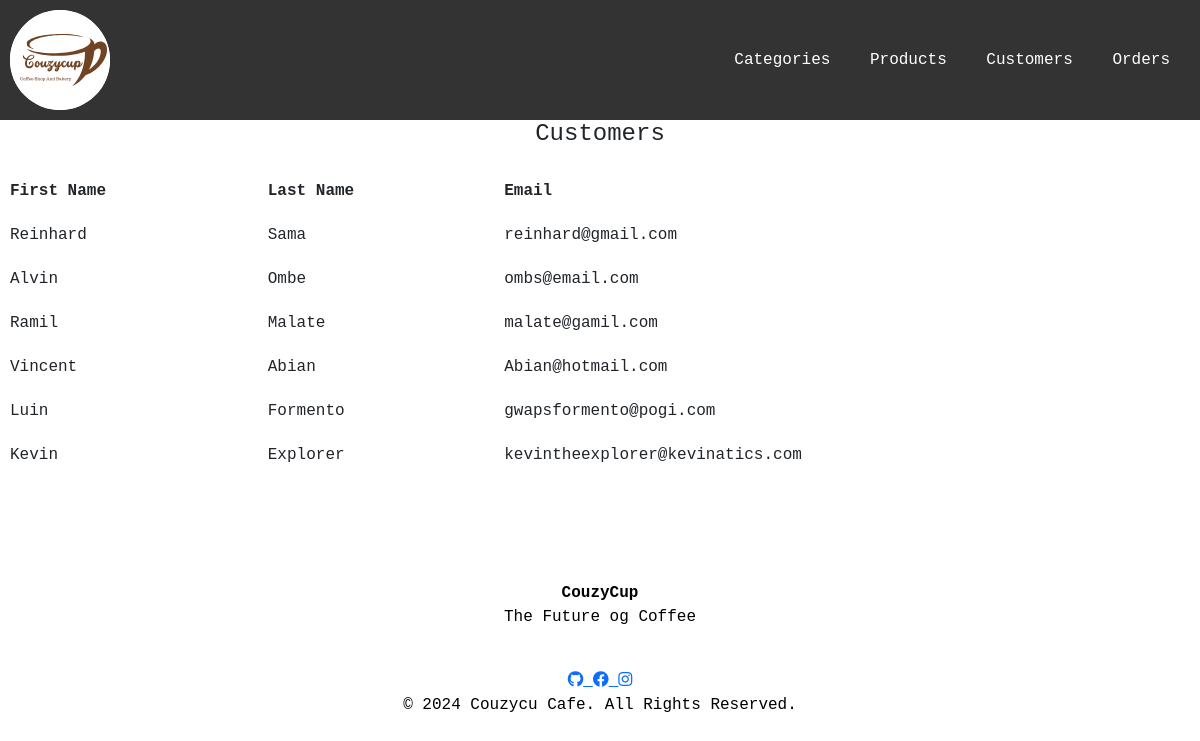
The app's page /customers/ with its own data.
### couzycup/models.py (models this page shows, shortened)
class BaseModel(models.Model):
    created_at = models.DateTimeField(auto_now_add=True)
    updated_at = models.DateTimeField(auto_now=True)
    class Meta:
        abstract = True

class Customer(BaseModel):
    first_name = models.CharField(max_length=255)
    last_name = models.CharField(max_length=255)
    email = models.EmailField()

### couzycup/views.py (the view)
# urls.py: path('customers/', CustomerListView.as_view(), name='customer-list'),
class CustomerListView(ListView):
    model = Customer
    template_name = 'customer_list.html'

### couzycup/templates/customer_list.html
{% extends 'base.html' %}
{% block content %}
  <h2 class="center">Customers</h2>
  <table class="customer-table">
    <thead>
      <tr>
        <th>First Name</th>
        <th>Last Name</th>
        <th>Email</th>
      </tr>
    </thead>
    <tbody>
      {% for customer in object_list %}
        <tr>
          <td>{{ customer.first_name }}</td>
          <td>{{ customer.last_name }}</td>
          <td>{{ customer.email }}</td>
        </tr>
      {% endfor %}
    </tbody>
  </table>
{% endblock %}

### couzycup/static/css/style.css (style rules this page uses)
* { margin: 0; padding: 0; box-sizing: border-box; }
body { background-image: url('../images/Background.svg'); background-size: cover; background-position: center; background-attachment: fixed; height: 100vh; margin: 0; padding: 0; font-family: 'Courier New', Courier, monospace; }
.customer-table { width: 100%; border-collapse: collapse; margin-top: 20px; }
.customer-table th, .customer-table td { padding: 10px; text-align: left; }
.center { text-align: center; font-size: 1.5em; }

### records on screen
Customer: first_name "Reinhard", last_name "Sama", email "reinhard@gmail.com"
Customer: first_name "Alvin", last_name "Ombe", email "ombs@email.com"
Customer: first_name "Ramil", last_name "Malate", email "malate@gamil.com"
Customer: first_name "Vincent", last_name "Abian", email "Abian@hotmail.com"
Customer: first_name "Luin", last_name "Formento", email "gwapsformento@pogi.com"
Customer: first_name "Kevin", last_name "Explorer", email "kevintheexplorer@kevinatics.com"
